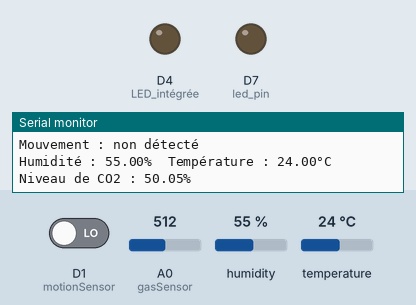
Recording of a sketch running on a simulated ESP8266 (NodeMCU). Parts: output pins drawn as LEDs (lit = HIGH), the last lines printed to the serial monitor. The inputs (shaded band) are chosen by the test bench; at power-on: D1 (motionSensor) LOW, A0 (gasSensor) = 512, humidity 55 %, temperature 24 °C. WiFi joins after 1.5 s; servers stay silent unless stated; no MQTT or app messages arrive unless stated.

Above: at 2.7 s.
2.8 s: D1 (motionSensor) driven HIGH
At 4.0 s:
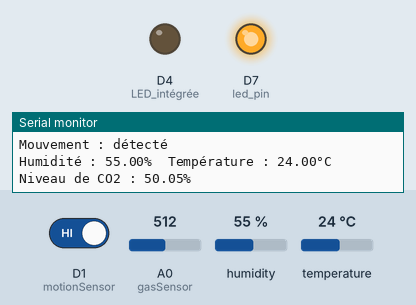
5.5 s: D1 (motionSensor) driven LOW
At 6.8 s:
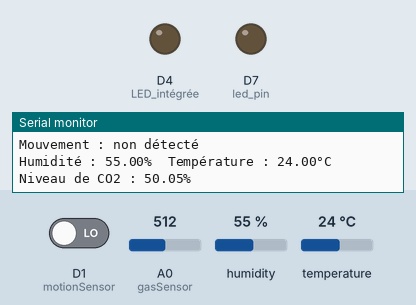
Timing chart, 0 to 8.5 s (numbered marks = the images above; inputs shaded):
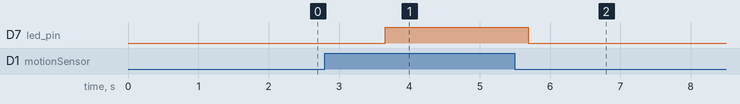

Measured:
- after the input at 2.8 s, D7 (led_pin): LOW → HIGH after 0.86 s
- after the input at 5.5 s, D7 (led_pin): HIGH → LOW after 0.19 s

The sketch:

zone_jaune__version_final_.ino
```cpp
#include <PubSubClient.h>
#include <ESP8266WiFi.h>
#include <DHT.h>

#define DHTPIN D2      // Broche de données du capteur DHT
#define DHTTYPE DHT22  // Type de capteur utilisé (DHT11 ou DHT22)

// Définition des broches des capteurs
const int motionSensor = D1;  // Capteur de mouvement
const int gasSensor = A0;      // Capteur de gaz
const int led_pin = D7;        // LED

const char* ssid = "LOM";                 // SSID du réseau WiFi
const char* password = "adminadmin";      // Mot de passe du réseau WiFi
const char* mqtt_server = "192.168.1.137";
const int mqtt_port = 1883;
const char* mqtt_user = "grp2";           // Nom d'utilisateur MQTT
const char* mqtt_password = "adminadmin";  // Mot de passe MQTT
const char* mqtt_topic = "zone-jaune";

WiFiClient espClient;
PubSubClient client(espClient);

DHT dht(DHTPIN, DHTTYPE);  // Initialisation du capteur DHT

void setup_wifi() {
  Serial.println();
  Serial.print("Connexion au réseau WiFi: ");
  Serial.println(ssid);

  WiFi.begin(ssid, password);

  while (WiFi.status() != WL_CONNECTED) {
    delay(500);
    Serial.print(".");
  }

  Serial.println("");
  Serial.println("WiFi connecté");
  Serial.println("Adresse IP: ");
  Serial.println(WiFi.localIP());
}

void reconnect() {
  while (!client.connected()) {
    Serial.print("Tentative de connexion MQTT ... ");
    if (client.connect("ESP8266Client", mqtt_user, mqtt_password)) {
      Serial.println("Connecté");
    } else {
      Serial.print("Échec, rc=");
      Serial.print(client.state());
      Serial.println(" Nouvelle tentative dans 5 secondes");
      delay(5000);
    }
  }
}

void setup() {
  Serial.begin(9600);
  setup_wifi();
  client.setServer(mqtt_server, mqtt_port);

  // Configuration des broches
  pinMode(LED_BUILTIN, OUTPUT);  // LED intégrée
  pinMode(motionSensor, INPUT);  // Capteur de mouvement
  pinMode(led_pin, OUTPUT);      // LED

  // Initialisation du capteur DHT
  dht.begin();
}

void loop() {
  if (!client.connected()) {
    reconnect();
  }
  client.loop();

  // Lecture du capteur de mouvement
  int isMotionDetected = digitalRead(motionSensor);

  // Affichage des informations du capteur de mouvement
  String motionStatus = (isMotionDetected == HIGH) ? "détecté" : "non détecté";
  Serial.println("Mouvement : " + motionStatus);

  // Lecture des informations du capteur DHT
  float humidity = dht.readHumidity();
  float temperature = dht.readTemperature();

  // Affichage des informations du capteur DHT
  if (!isnan(humidity) && !isnan(temperature)) {
    Serial.print("Humidité : ");
    Serial.print(humidity);
    Serial.print("%\t");
    Serial.print("Température : ");
    Serial.print(temperature);
    Serial.println("°C");
  } else {
    Serial.println("Échec de lecture du capteur DHT !");
  }

  // Lecture des informations du capteur de gaz (CO2)
  float co2Level = analogRead(gasSensor) * 100.0 / 1023;

  // Affichage des informations du capteur de gaz (CO2)
  Serial.print("Niveau de CO2 : ");
  Serial.print(co2Level);
  Serial.println("%");

  // Envoi des données via MQTT
  String payload = "Mouvement : " + motionStatus + ", Humidité : " + String(humidity) + "%, Température : " + String(temperature) + "°C, Niveau de CO2 : " + String(co2Level) + "%";
  client.publish(mqtt_topic, payload.c_str());

  // Contrôle de la LED en fonction du mouvement détecté
  if (isMotionDetected == HIGH) {
    digitalWrite(led_pin, HIGH);
  } else {
    digitalWrite(led_pin, LOW);
  }

  delay(2000);
}
```
